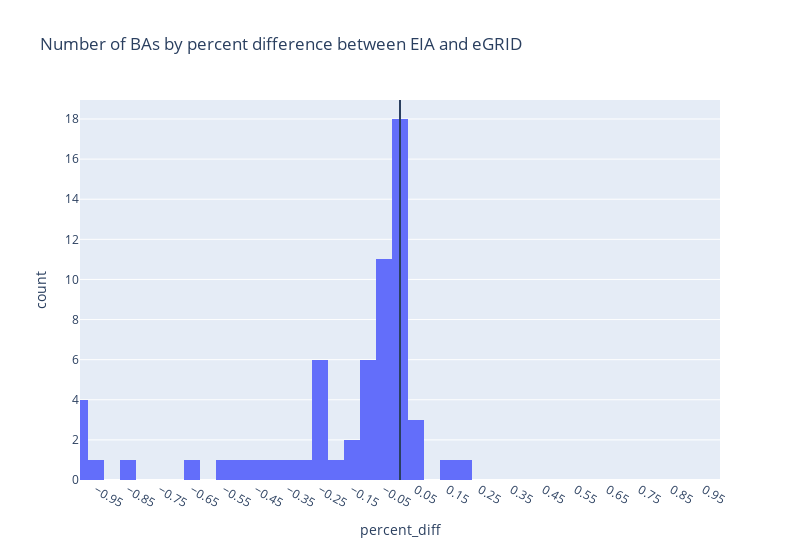

The cell this chart's notebook holds for it:
### Code cell
px.histogram(percent_diff_ba, x='percent_diff', nbins=40, range_x=[-1,1], width=800, title='Number of BAs by percent difference between EIA and eGRID').update_xaxes(dtick=0.1, tick0=0.05).add_vline(x=0)

### Figure 1 — Plotly figure (JSON) as saved in the notebook; plotly's stock layout.template omitted (floating-point values rounded to 4 significant figures)
{"data": [{"alignmentgroup": "True", "bingroup": "x", "hovertemplate": "percent_diff=%{x}<br>count=%{y}<extra></extra>", "legendgroup": "", "marker": {"color": "#636efa", "pattern": {"shape": ""}}, "name": "", "nbinsx": 40, "offsetgroup": "", "orientation": "v", "showlegend": false, "type": "histogram", "x": [0.007582, -0.01715, -0.6631, -0.05093, -0.009639, -0.06339, -0.3702, -0.2391, -0.2384, -0.0374, -0.01619, -0.01835, 0.01023, -0.03075, -0.02327, -0.008913, -0.1727, -0.06775, -0.01348, -0.3832, 0.06616, -0.5053, -0.08951, -0.2745, -0.2897, -0.0281, 0.02716, -0.08187, -0.8612, 0.005164, 0.0007175, 0.02222, -0.09164, -0.006897, -0.02233, -0.5399, -0.1537, -0.07364, -0.0839, -0.04441, 0.01354, -0.2541, -0.2103, -0.09009, -0.02152, -0.2663, 0.02675, 0.1783, -0.04613, 0.1712, -0.02138, -0.2455, -0.05033, -0.974, -0.09448, -0.05815, 0.01351, -0.4543, -1, -1, null, null, null, null, null, null, -1, null, -1, null, null, null], "xaxis": "x", "yaxis": "y"}], "layout": {"barmode": "relative", "legend": {"tracegroupgap": 0}, "shapes": [{"type": "line", "x0": 0, "x1": 0, "xref": "x", "y0": 0, "y1": 1, "yref": "y domain"}], "title": {"text": "Number of BAs by percent difference between EIA and eGRID"}, "width": 800, "xaxis": {"anchor": "y", "domain": [0, 1], "dtick": 0.1, "range": [-1, 1], "tick0": 0.05, "title": {"text": "percent_diff"}}, "yaxis": {"anchor": "x", "domain": [0, 1], "title": {"text": "count"}}}}
